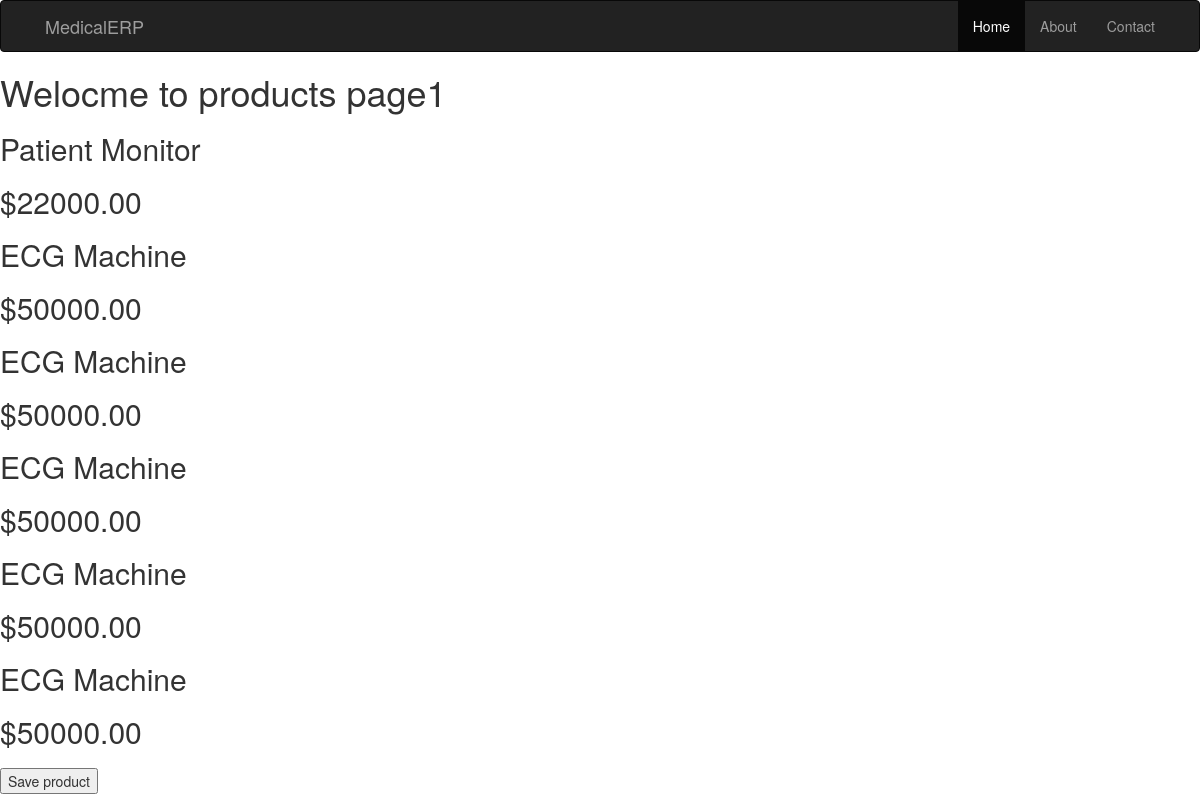
The app's page /product/ with its own data.
### products/models.py (models this page shows, shortened)
class Product(models.Model):
    name = models.CharField(max_length=100)
    category = models.ForeignKey(Category, on_delete=models.CASCADE, related_name = "products", null=True, blank = True)
    price = models.DecimalField(max_digits=10, decimal_places=2)
    descripton = models.TextField()
    image = models.ImageField(upload_to="products/")
    catalogue = models.FileField(upload_to= "products/")
    is_active = models.BooleanField(default = True)
    created_at = models.DateTimeField(auto_now_add=True)
    stock_quantity = models.IntegerField(default = 0)

### products/views.py (the view)
# urls.py: path('', views.product_view, name ="product_view"),
def product_view(request):
    product_list = Product.objects.all()
    return render(request, "product_temp/product.html", {'product_list':product_list,
    })

### templates/product_temp/product.html (shortened to what this page needs)
{% extends "Layouts/base.html"%}
{% block content %}
<h1>Welocme to products page1</h1>
{% for product in product_list %}
<h2>{{product.name}}</h2>
<h2>${{product.price}}</h2>
{% empty %}
<h2> No Product Found </h2>
{% endfor %}
<form method="POST" enctypr="multipart/form-data" action="{% url 'add_product' %}">
<button type = "submit">Save product</button>
</form>
{% endblock %}

### templates/Layouts/base.html (shortened to what this page needs)
<!DOCTYPE html>
<html lang="en">
<head>
    <link rel="stylesheet"
          href=
"https://maxcdn.bootstrapcdn.com/bootstrap/3.4.0/css/bootstrap.min.css">
</head>
<body >
    <nav class="navbar navbar-inverse navbar-absolute">
        <div role="navigation">
            <div class="container">
                <div class="navbar-header">
                    <a href="#" class="navbar-brand">MedicalERP</a>
                </div>
                <div class="navbar-collapse collapse">
                    <ul class="nav navbar-nav navbar-right">
                        <li class="active"><a href="#">Home</a></li>
                        <li> <a href="#">About</a> </li>
                        <li><a href="#">Contact</a> </li>
                    </ul>
                </div>
            </div>
        </div>
    </nav>
    {% block content %}
    {% endblock %}
  </body>
</html>

### records on screen
Product: name "Patient Monitor", price "22000.00"
Product: name "ECG Machine", price "50000.00"
Product: name "ECG Machine", price "50000.00"
Product: name "ECG Machine", price "50000.00"
Product: name "ECG Machine", price "50000.00"
Product: name "ECG Machine", price "50000.00"
